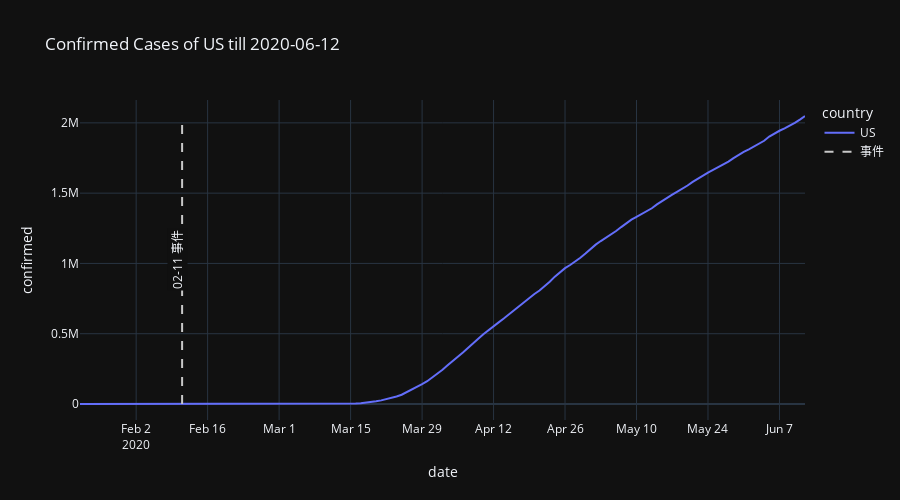
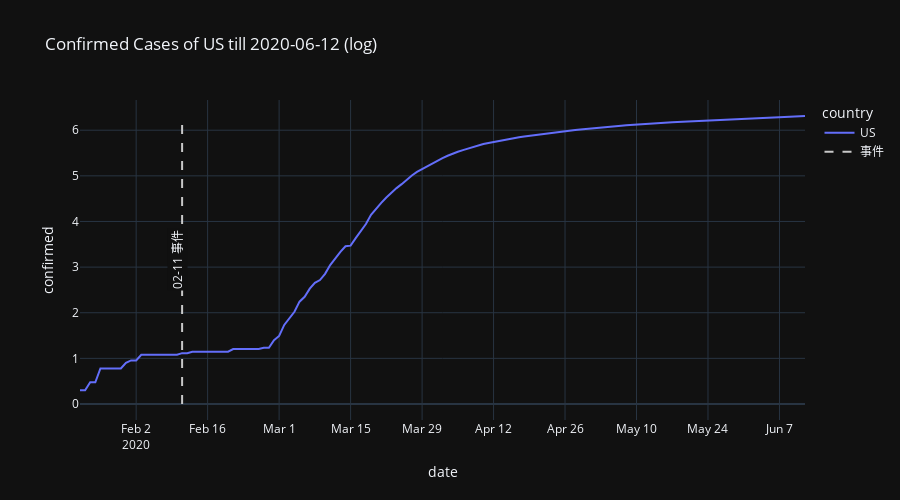

The notebook cell saved with these charts, in order:
### Markdown cell above
# 美國

### Code cell
events = [['02-11', '事件', 'rgb(200, 200, 200)']]
plot_by_country('US', events)
plot_by_country2('US', events)
plot_by_country3('US', events)

### Figure 1 — Plotly figure (JSON) as saved in the notebook; plotly's stock layout.template omitted (floating-point values rounded to 4 significant figures; data arrays with more than 128 entries replaced by an {"elided": "..."} marker saying what was removed)
{"data": [{"hovertemplate": "country=US<br>date=%{x}<br>confirmed=%{y}<extra></extra>", "legendgroup": "US", "line": {"color": "#636efa", "dash": "solid"}, "mode": "lines", "name": "US", "orientation": "v", "showlegend": true, "type": "scatter", "x": {"elided": "143 str values"}, "xaxis": "x", "y": {"elided": "143 int values"}, "yaxis": "y"}, {"line": {"color": "rgb(200, 200, 200)", "dash": "dash"}, "mode": "lines", "name": "事件", "type": "scatter", "x": ["2020-02-11", "2020-02-11"], "y": [0, 2048804]}], "layout": {"annotations": [{"bgcolor": "#101010", "showarrow": false, "text": "02-11 事件", "textangle": -90, "x": "2020-02-10", "y": 1024402}], "height": 500, "legend": {"title": {"text": "country"}, "tracegroupgap": 0}, "title": {"text": "Confirmed Cases of US till 2020-06-12"}, "xaxis": {"anchor": "y", "domain": [0, 1], "title": {"text": "date"}}, "yaxis": {"anchor": "x", "domain": [0, 1], "title": {"text": "confirmed"}}}}

### Figure 2 — Plotly figure (JSON) as saved in the notebook; plotly's stock layout.template omitted (floating-point values rounded to 4 significant figures; data arrays with more than 128 entries replaced by an {"elided": "..."} marker saying what was removed)
{"data": [{"hovertemplate": "country=US<br>date=%{x}<br>confirmed=%{y}<extra></extra>", "legendgroup": "US", "line": {"color": "#636efa", "dash": "solid"}, "mode": "lines", "name": "US", "orientation": "v", "showlegend": true, "type": "scatter", "x": {"elided": "143 str values"}, "xaxis": "x", "y": {"elided": "143 float values"}, "yaxis": "y"}, {"line": {"color": "rgb(200, 200, 200)", "dash": "dash"}, "mode": "lines", "name": "事件", "type": "scatter", "x": ["2020-02-11", "2020-02-11"], "y": [0, 6.312]}], "layout": {"annotations": [{"bgcolor": "#101010", "showarrow": false, "text": "02-11 事件", "textangle": -90, "x": "2020-02-10", "y": 3.156}], "height": 500, "legend": {"title": {"text": "country"}, "tracegroupgap": 0}, "title": {"text": "Confirmed Cases of US till 2020-06-12 (log)"}, "xaxis": {"anchor": "y", "domain": [0, 1], "title": {"text": "date"}}, "yaxis": {"anchor": "x", "domain": [0, 1], "title": {"text": "confirmed"}}}}
